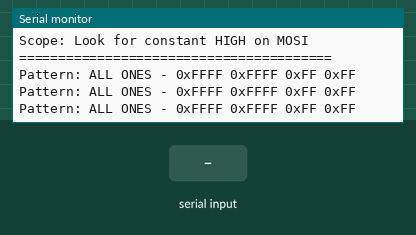
Simulated run of this sketch. Board: Arduino Uno, built with avr-gcc and run on an emulated ATmega328P. On the bench: the last lines printed to the serial monitor. The test bench sets the inputs (shaded band).

Above: at 5.2 s.
5.3 s: "n" received over Serial
At 5.91 s:
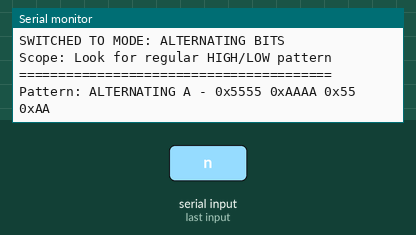
7.0 s: byte 116 ('t') received over Serial
8.6 s: byte 112 ('p') received over Serial
10.2 s: "N" received over Serial
At 10.54 s:
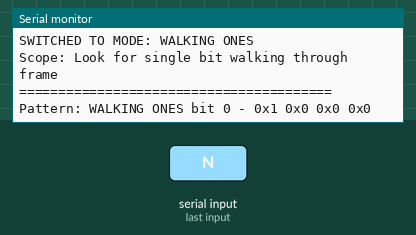

The sketch:

spi_debug_test.ino
```cpp
/**
 * @file spi_debug_test.ino
 * @brief SPI Debug Test for MultiBiOS - Oscilloscope-friendly patterns
 * @version 1.0
 *
 * This firmware generates simple, predictable SPI patterns for debugging
 * the serial output chain with an oscilloscope. No interrupts or complex
 * logic - just repeating test patterns.
 *
 * Test Patterns:
 * 1. All zeros (0x0000, 0x0000, 0x00, 0x00)
 * 2. All ones (0xFFFF, 0xFFFF, 0xFF, 0xFF)
 * 3. Alternating bits (0x5555, 0xAAAA, 0x55, 0xAA)
 * 4. Walking ones (single bit shifts through all positions)
 * 5. Sequential counting patterns
 *
 * Wiring for SPI output test:
 *   MOSI (Pin 11) -> Connect to oscilloscope probe 1
 *   SCK  (Pin 13) -> Connect to oscilloscope probe 2
 *   Pin 10 (SS)   -> Set as output (SPI requirement)
 *
 * Expected 48-bit frame format:
 *   [16-bit OLFA_L][16-bit OLFA_R][8-bit SW_L][8-bit SW_R]
 */

#include <Arduino.h>
#include <SPI.h>

// -------------------- Pins --------------------
constexpr int PIN_MOSI = 11;
constexpr int PIN_SCK  = 13;
constexpr int PIN_SS   = 10;  // Required for SPI

// -------------------- SPI Config --------------------
uint32_t SPI_HZ = 1'000'000;  // Start slower for easier scope viewing (non-const for runtime changes)

// -------------------- Test Mode Selection --------------------
enum TestMode {
  MODE_ALL_ZEROS = 0,
  MODE_ALL_ONES = 1,
  MODE_ALTERNATING = 2,
  MODE_WALKING_ONES = 3,
  MODE_COUNTING = 4,
  MODE_CUSTOM_PATTERNS = 5,
  NUM_MODES = 6
};

volatile TestMode currentMode = MODE_ALL_ZEROS;
volatile uint32_t patternCounter = 0;

// -------------------- Debug LED --------------------
constexpr int LED_PIN = LED_BUILTIN;  // Use built-in LED

// -------------------- SPI Helper Functions --------------------
inline void spiShift16(uint16_t value) {
  SPI.beginTransaction(SPISettings(SPI_HZ, MSBFIRST, SPI_MODE0));
  SPI.transfer16(value);
  SPI.endTransaction();
}

inline void spiShift8(uint8_t value) {
  SPI.beginTransaction(SPISettings(SPI_HZ, MSBFIRST, SPI_MODE0));
  SPI.transfer(value);
  SPI.endTransaction();
}

// Send complete 48-bit frame
void sendTestFrame(uint16_t olfa_l, uint16_t olfa_r, uint8_t sw_l, uint8_t sw_r) {
  digitalWrite(LED_PIN, HIGH);  // Visual indicator of transmission

  spiShift16(olfa_l);
  spiShift16(olfa_r);
  spiShift8(sw_l);
  spiShift8(sw_r);

  digitalWrite(LED_PIN, LOW);
}

// -------------------- Test Pattern Generators --------------------
void generateAllZeros() {
  sendTestFrame(0x0000, 0x0000, 0x00, 0x00);
  Serial.println("Pattern: ALL ZEROS - 0x0000 0x0000 0x00 0x00");
}

void generateAllOnes() {
  sendTestFrame(0xFFFF, 0xFFFF, 0xFF, 0xFF);
  Serial.println("Pattern: ALL ONES - 0xFFFF 0xFFFF 0xFF 0xFF");
}

void generateAlternating() {
  // Alternate between 0x5555/0xAAAA and 0xAAAA/0x5555 each call
  if (patternCounter % 2 == 0) {
    sendTestFrame(0x5555, 0xAAAA, 0x55, 0xAA);
    Serial.println("Pattern: ALTERNATING A - 0x5555 0xAAAA 0x55 0xAA");
  } else {
    sendTestFrame(0xAAAA, 0x5555, 0xAA, 0x55);
    Serial.println("Pattern: ALTERNATING B - 0xAAAA 0x5555 0xAA 0x55");
  }
}

void generateWalkingOnes() {
  // Walk a single '1' bit through all 48 positions
  uint8_t bitPos = patternCounter % 48;

  uint16_t olfa_l = 0, olfa_r = 0;
  uint8_t sw_l = 0, sw_r = 0;

  if (bitPos < 16) {
    // Bit in OLFA_L (positions 0-15)
    olfa_l = 1 << bitPos;
  } else if (bitPos < 32) {
    // Bit in OLFA_R (positions 16-31)
    olfa_r = 1 << (bitPos - 16);
  } else if (bitPos < 40) {
    // Bit in SW_L (positions 32-39)
    sw_l = 1 << (bitPos - 32);
  } else {
    // Bit in SW_R (positions 40-47)
    sw_r = 1 << (bitPos - 40);
  }

  sendTestFrame(olfa_l, olfa_r, sw_l, sw_r);
  Serial.print("Pattern: WALKING ONES bit ");
  Serial.print(bitPos);
  Serial.print(" - 0x");
  Serial.print(olfa_l, HEX);
  Serial.print(" 0x");
  Serial.print(olfa_r, HEX);
  Serial.print(" 0x");
  Serial.print(sw_l, HEX);
  Serial.print(" 0x");
  Serial.println(sw_r, HEX);
}

void generateCounting() {
  // Simple incrementing counter across all fields
  uint16_t count16 = patternCounter & 0xFFFF;
  uint8_t count8 = patternCounter & 0xFF;

  sendTestFrame(count16, ~count16, count8, ~count8);
  Serial.print("Pattern: COUNTING ");
  Serial.print(patternCounter);
  Serial.print(" - 0x");
  Serial.print(count16, HEX);
  Serial.print(" 0x");
  Serial.print(~count16 & 0xFFFF, HEX);
  Serial.print(" 0x");
  Serial.print(count8, HEX);
  Serial.print(" 0x");
  Serial.println((~count8) & 0xFF, HEX);
}

void generateCustomPatterns() {
  // Custom test patterns for specific debugging
  switch (patternCounter % 4) {
    case 0:
      // Test pattern: each nibble different
      sendTestFrame(0x1234, 0x5678, 0x9A, 0xBC);
      Serial.println("Pattern: CUSTOM 1 - 0x1234 0x5678 0x9A 0xBC");
      break;
    case 1:
      // Test pattern: powers of 2
      sendTestFrame(0x0001, 0x0002, 0x04, 0x08);
      Serial.println("Pattern: CUSTOM 2 - 0x0001 0x0002 0x04 0x08");
      break;
    case 2:
      // Test pattern: known valve states
      sendTestFrame(0x0003, 0x000C, 0x03, 0x00);  // Air valves
      Serial.println("Pattern: CUSTOM 3 - 0x0003 0x000C 0x03 0x00");
      break;
    case 3:
      // Test pattern: flush state
      sendTestFrame(0x0FFF, 0x0FFF, 0xFF, 0xFF);
      Serial.println("Pattern: CUSTOM 4 - 0x0FFF 0x0FFF 0xFF 0xFF");
      break;
  }
}

// -------------------- Mode Control --------------------
void switchToNextMode() {
  currentMode = static_cast<TestMode>((currentMode + 1) % NUM_MODES);
  patternCounter = 0;  // Reset pattern counter for new mode

  Serial.println("\n========================================");
  switch (currentMode) {
    case MODE_ALL_ZEROS:
      Serial.println("SWITCHED TO MODE: ALL ZEROS");
      Serial.println("Scope: Look for constant LOW on MOSI");
      break;
    case MODE_ALL_ONES:
      Serial.println("SWITCHED TO MODE: ALL ONES");
      Serial.println("Scope: Look for constant HIGH on MOSI");
      break;
    case MODE_ALTERNATING:
      Serial.println("SWITCHED TO MODE: ALTERNATING BITS");
      Serial.println("Scope: Look for regular HIGH/LOW pattern");
      break;
    case MODE_WALKING_ONES:
      Serial.println("SWITCHED TO MODE: WALKING ONES");
      Serial.println("Scope: Look for single bit walking through frame");
      break;
    case MODE_COUNTING:
      Serial.println("SWITCHED TO MODE: COUNTING");
      Serial.println("Scope: Look for incrementing bit patterns");
      break;
    case MODE_CUSTOM_PATTERNS:
      Serial.println("SWITCHED TO MODE: CUSTOM PATTERNS");
      Serial.println("Scope: Look for specific test patterns");
      break;
    case NUM_MODES:
      // This should never happen due to modulo operation, but included for completeness
      Serial.println("ERROR: Invalid mode");
      currentMode = MODE_ALL_ZEROS;
      break;
  }
  Serial.println("========================================\n");
}

// -------------------- Setup --------------------
void setup() {
  // Serial for debug output
  Serial.begin(115200);
  delay(2000);  // Wait for serial monitor

  Serial.println("=== MultiBiOS SPI Debug Test ===");
  Serial.println("Version 1.0");
  Serial.println();

  // Basic pin tests BEFORE SPI initialization
  Serial.println("=== BASIC PIN TESTS ===");

  // Test LED first
  pinMode(LED_BUILTIN, OUTPUT);
  Serial.println("Testing built-in LED...");
  for (int i = 0; i < 5; i++) {
    digitalWrite(LED_BUILTIN, HIGH);
    delay(200);
    digitalWrite(LED_BUILTIN, LOW);
    delay(200);
  }
  Serial.println("LED test complete");

  // Test manual pin control BEFORE SPI
  Serial.println("Testing manual pin control...");
  pinMode(PIN_MOSI, OUTPUT);
  pinMode(PIN_SCK, OUTPUT);
  pinMode(PIN_SS, OUTPUT);

  // Manual toggle test
  Serial.println("Manual MOSI toggle test (should see on scope)...");
  for (int i = 0; i < 20; i++) {
    digitalWrite(PIN_MOSI, HIGH);
    delayMicroseconds(100);
    digitalWrite(PIN_MOSI, LOW);
    delayMicroseconds(100);
  }

  Serial.println("Manual SCK toggle test (should see on scope)...");
  for (int i = 0; i < 20; i++) {
    digitalWrite(PIN_SCK, HIGH);
    delayMicroseconds(100);
    digitalWrite(PIN_SCK, LOW);
    delayMicroseconds(100);
  }

  Serial.println("Manual pin tests complete");
  Serial.println("*** CHECK SCOPE NOW - You should have seen signals ***");
  Serial.println();

  // Now initialize SPI
  Serial.println("=== SPI INITIALIZATION ===");
  digitalWrite(PIN_SS, HIGH);  // Deassert SS before SPI.begin()

  // Initialize SPI
  SPI.begin();
  Serial.print("SPI initialized at ");
  Serial.print(SPI_HZ);
  Serial.println(" Hz");

  // Test SPI with simple pattern
  Serial.println("Testing SPI transfer...");
  SPI.beginTransaction(SPISettings(SPI_HZ, MSBFIRST, SPI_MODE0));
  SPI.transfer(0xAA);  // Simple test byte
  SPI.endTransaction();
  Serial.println("SPI test transfer complete");

  // Test our SPI helper functions
  Serial.println("Testing SPI helper functions...");
  sendTestFrame(0xA5A5, 0x5A5A, 0xA5, 0x5A);
  Serial.println("SPI helper test complete");

  Serial.println("\nOscilloscope Setup Instructions:");
  Serial.println("- Connect MOSI (Pin 11) to Channel 1");
  Serial.println("- Connect SCK (Pin 13) to Channel 2");
  Serial.println("- Set timebase to 10us/div to start");
  Serial.println("- Trigger on Channel 2 (SCK) rising edge");
  Serial.println("- Look for 48 bits per frame (16+16+8+8)");
  Serial.println();

  Serial.println("Control Commands:");
  Serial.println("- Send 'n' to switch to next test mode");
  Serial.println("- Send 's' to change SPI speed");
  Serial.println("- Send 'r' to reset pattern counter");
  Serial.println("- Send 't' to run manual pin toggle test");
  Serial.println("- Send 'p' to test individual SPI transfers");
  Serial.println();

  // Start with first mode
  switchToNextMode();
}

// -------------------- Main Loop --------------------
void loop() {
  // Check for serial commands
  if (Serial.available()) {
    char cmd = Serial.read();
    switch (cmd) {
      case 'n':
      case 'N':
        switchToNextMode();
        break;
      case 's':
      case 'S':
        // Cycle through different SPI speeds
        Serial.println("SPI Speed options - enter number:");
        Serial.println("1: 100 kHz (very slow)");
        Serial.println("2: 1 MHz (slow)");
        Serial.println("3: 5 MHz (medium)");
        Serial.println("4: 10 MHz (fast)");
        break;
      case '1':
        SPI_HZ = 100000;
        Serial.println("SPI speed set to 100 kHz");
        break;
      case '2':
        SPI_HZ = 1000000;
        Serial.println("SPI speed set to 1 MHz");
        break;
      case '3':
        SPI_HZ = 5000000;
        Serial.println("SPI speed set to 5 MHz");
        break;
      case '4':
        SPI_HZ = 10000000;
        Serial.println("SPI speed set to 10 MHz");
        break;
      case 'r':
      case 'R':
        patternCounter = 0;
        Serial.println("Pattern counter reset");
        break;
      case 't':
      case 'T':
        Serial.println("Running manual pin toggle test...");
        for (int i = 0; i < 50; i++) {
          digitalWrite(PIN_MOSI, HIGH);
          digitalWrite(PIN_SCK, HIGH);
          delayMicroseconds(50);
          digitalWrite(PIN_MOSI, LOW);
          digitalWrite(PIN_SCK, LOW);
          delayMicroseconds(50);
        }
        Serial.println("Manual toggle test complete - check scope!");
        break;
      case 'p':
      case 'P':
        Serial.println("Testing individual SPI transfers...");
        SPI.beginTransaction(SPISettings(100000, MSBFIRST, SPI_MODE0)); // Very slow
        for (int i = 0; i < 10; i++) {
          SPI.transfer(0x55); // Alternating bits
          delay(10);
        }
        SPI.endTransaction();
        Serial.println("Individual SPI test complete - check scope!");
        break;
    }
  }

  // Generate test pattern based on current mode
  switch (currentMode) {
    case MODE_ALL_ZEROS:
      generateAllZeros();
      break;
    case MODE_ALL_ONES:
      generateAllOnes();
      break;
    case MODE_ALTERNATING:
      generateAlternating();
      break;
    case MODE_WALKING_ONES:
      generateWalkingOnes();
      break;
    case MODE_COUNTING:
      generateCounting();
      break;
    case MODE_CUSTOM_PATTERNS:
      generateCustomPatterns();
      break;
    case NUM_MODES:
      // This should never happen, but included for completeness
      Serial.println("ERROR: Invalid mode, resetting to ALL ZEROS");
      currentMode = MODE_ALL_ZEROS;
      generateAllZeros();
      break;
  }

  patternCounter++;

  // Delay between patterns (adjustable)
  delay(500);  // 500ms between transmissions for easy scope viewing
}
```

Measured:
- after the input at 5.3 s, the serial monitor: prints a new line after 0.29 s (image 1)
- after the input at 10.2 s, the serial monitor: prints a new line at once (image 2)
